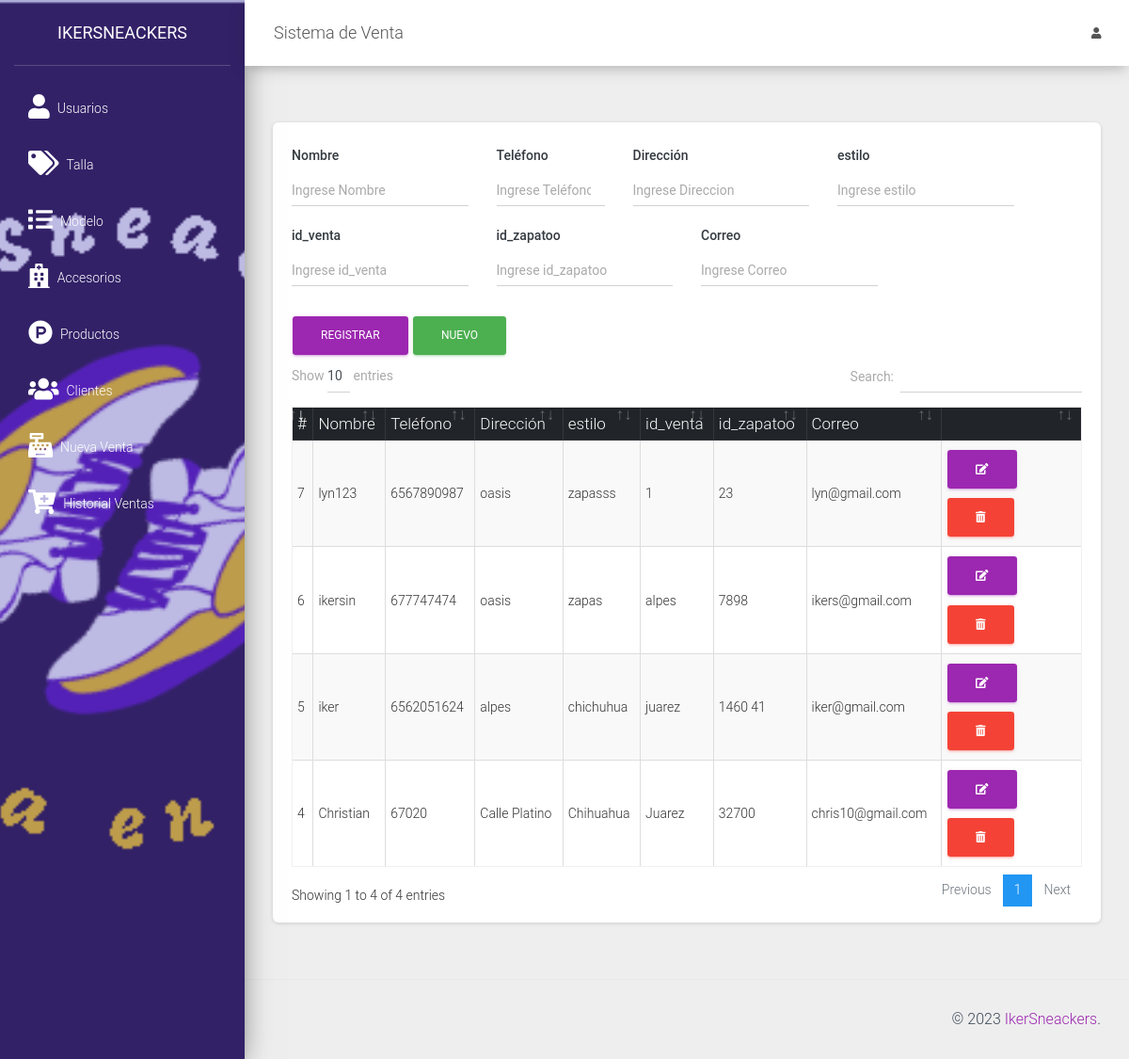
The page /src/clientes.php (signed in) on the database its author committed.
### tables this page shows
CREATE TABLE `cliente` (
  `idcliente` int(11) NOT NULL,
  `nombre` varchar(100) NOT NULL,
  `telefono` varchar(15) NOT NULL,
  `direccion` varchar(200) NOT NULL,
  `estilo` varchar(50) NOT NULL,
  `id_venta` varchar(50) NOT NULL,
  `id_zapatoo` varchar(50) NOT NULL,
  `correo` varchar(50) NOT NULL
);

### src/clientes.php (the view, shortened to what this page needs)
<?php
include_once "includes/header.php";
?>
<div class="card">
    <div class="card-body">
        <div class="row">
            <div class="col-md-12">
                <form action="" method="post" autocomplete="off" id="formulario">
                    <div class="row">
                        <div class="col-md-3">
                            <div class="form-group">
                                <label for="nombre" class="text-dark font-weight-bold">Nombre</label>
                                <input type="text" placeholder="Ingrese Nombre" name="nombre" id="nombre" class="form-control">
                            </div>
                        </div>
                        <div class="col-md-2">
                            <div class="form-group">
                                <label for="telefono" class="text-dark font-weight-bold">Teléfono</label>
                                <input type="number" placeholder="Ingrese Teléfono" name="telefono" id="telefono" class="form-control">
                            </div>
                        </div>
                        <div class="col-md-3">
                            <div class="form-group">
                                <label for="direccion" class="text-dark font-weight-bold">Dirección</label>
                                <input type="text" placeholder="Ingrese Direccion" name="direccion" id="direccion" class="form-control">
                            </div>
                        </div>
                        <div class="col-md-3">
                            <div class="form-group">
                                <label for="estilo" class="text-dark font-weight-bold">estilo</label>
                                <input type="text" placeholder="Ingrese estilo" name="estilo" id="estilo" class="form-control">
                            </div>
                        </div>
                        <div class="col-md-3">
                            <div class="form-group">
                                <label for="id_venta" class="text-dark font-weight-bold">id_venta</label>
                                <input type="text" placeholder="Ingrese id_venta" name="id_venta" id="id_venta" class="form-control">
                            </div>
                        </div>
                        <div class="col-md-3">
                            <div class="form-group">
                                <label for="id_zapatoo" class="text-dark font-weight-bold">id_zapatoo</label>
                                <input type="text" placeholder="Ingrese id_zapatoo" name="id_zapatoo" id="id_zapatoo" class="form-control">
                            </div>
                        </div>
                        <div class="col-md-3">
                            <div class="form-group">
                                <label for="correo" class="text-dark font-weight-bold">Correo</label>
                                <input type="email" placeholder="Ingrese Correo" name="correo" id="correo" class="form-control">
                            </div>
                        </div>
                        <div class="col-md-4 mt-3">
                            <input type="submit" value="Registrar" class="btn btn-primary" id="btnAccion">
                            <input type="button" value="Nuevo" class="btn btn-success" id="btnNuevo" onclick="limpiar()">
                        </div>
                    </div>
                </form>
            </div>
            <div class="col-md-12">
                <div class="table-responsive">
                    <table class="table table-striped table-bordered" id="tbl">
                        <thead class="thead-dark">
                            <tr>
                                <th>#</th>
                                <th>Nombre</th>
                                <th>Teléfono</th>
                                <th>Dirección</th>
                                <th>estilo</th>
                                <th>id_venta</th>
                                <th>id_zapatoo</th>
                                <th>Correo</th>
                                <th></th>
                            </tr>
                        </thead>
                        <tbody>
                            <?php
                            include "../conexion.php";
                            $query = mysqli_query($conexion, "SELECT * FROM cliente");
                            $result = mysqli_num_rows($query);
                            if ($result > 0) {
                                while ($data = mysqli_fetch_assoc($query)) { ?>
                                    <tr>
                                        <td><?php echo $data['idcliente']; ?></td>
                                        <td><?php echo $data['nombre']; ?></td>
                                        <td><?php echo $data['telefono']; ?></td>
                                        <td><?php echo $data['direccion']; ?></td>
                                        <td><?php echo $data['estilo']; ?></td>
                                        <td><?php echo $data['id_venta']; ?></td>
                                        <td><?php echo $data['id_zapatoo']; ?></td>
                                        <td><?php echo $data['correo']; ?></td>
                                        <td>
                                            <a href="#" onclick="editarCliente(<?php echo $data['idcliente']; ?>)" class="btn btn-primary"><i class='fas fa-edit'></i></a>
                                            <form action="eliminar_cliente.php?id=<?php echo $data['idcliente']; ?>" method="post" class="confirmar d-inline">
                                                <button class="btn btn-danger" type="submit"><i class='fas fa-trash-alt'></i> </button>
                                            </form>
                                        </td>
                                    </tr>
                            <?php }
                            } ?>
                        </tbody>
                    </table>
                </div>
            </div>
        </div>
    </div>
</div>
<?php include_once "includes/footer.php"; ?>

### src/includes/header.php (shortened to what this page needs)
<!DOCTYPE html>
<html lang="en">
<head>
    <link href="../assets/css/material-dashboard.css" rel="stylesheet" />
    <link href="../assets/css/dataTables.bootstrap4.min.css" rel="stylesheet" />
    <link rel="stylesheet" href="../assets/js/jquery-ui/jquery-ui.min.css">
</head>
<body>
    <div class="wrapper ">
        <div class="sidebar" data-color="purple" data-background-color="blue" data-image="../assets/img/logozapa.png">
            <div class="logo bg-alert"><a href="./" class="simple-text logo-normal">
            IkerSneackers
                </a></div>
            <div class="sidebar-wrapper">
                <ul class="nav">
                    <li class="nav-item">
                        <a class="nav-link d-flex" href="usuarios.php">
                            <i class="fas fa-user mr-2 fa-2x"></i>
                            <p> Usuarios</p>
                        </a>
                    </li>
                    <li class="nav-item">
                        <a class="nav-link d-flex" href="categoria.php">
                            <i class=" fas fa-tags mr-2 fa-2x"></i>
                            <p>talla</p>
                        </a>
                    </li>
                    <li class="nav-item">
                        <a class="nav-link d-flex" href="modelo.php">
                            <i class=" fas fa-list mr-2 fa-2x"></i>
                            <p>Modelo</p>
                        </a>
                    </li>
                    <li class="nav-item">
                        <a class="nav-link d-flex" href="accesorios.php">
                            <i class=" fas fa-hospital mr-2 fa-2x"></i>
                            <p>Accesorios</p>
                        </a>
                    </li>
                    <li class="nav-item">
                        <a class="nav-link d-flex" href="productos.php">
                            <i class="fab fa-product-hunt mr-2 fa-2x"></i>
                            <p> Productos</p>
                        </a>
                    </li>
                    <li class="nav-item">
                        <a class="nav-link d-flex" href="clientes.php">
                            <i class=" fas fa-users mr-2 fa-2x"></i>
                            <p> Clientes</p>
                        </a>
                    </li>
                    <li class="nav-item">
                        <a class="nav-link d-flex" href="ventas.php">
                            <i class="fas fa-cash-register mr-2 fa-2x"></i>
                            <p> Nueva Venta</p>
                        </a>
                    </li>
                    <li class="nav-item">
                        <a class="nav-link d-flex" href="lista_ventas.php">
                            <i class="fas fa-cart-plus mr-2 fa-2x"></i>
                            <p> Historial Ventas</p>
                        </a>
                    </li>
                </ul>
            </div>
        </div>
        <div class="main-panel">
            <nav class="navbar navbar-expand-lg navbar-absolute fixed-top">
                <div class="container-fluid">
                    <div class="navbar-wrapper">
                        <a class="navbar-brand" href="javascript:;">Sistema de Venta</a>
                    </div>
                    <div class="collapse navbar-collapse justify-content-end">
                        <ul class="navbar-nav">
                            <li class="nav-item dropdown">
                                <a class="nav-link" href="javascript:;" id="navbarDropdownProfile" data-toggle="dropdown" aria-haspopup="true" aria-expanded="false">
                                    <i class="fas fa-user"></i>
                                </a>
                            </li>
                        </ul>
                    </div>
                </div>
            </nav>
            <div class="content bg">
                <div class="container-fluid">

### src/includes/footer.php (shortened to what this page needs)
</div>
</div>
<footer class="footer">
    <div class="container-fluid">
        <div class="copyright float-right">
            &copy;
            <a href="#" target="_blank">IkerSneackers</a>.
        </div>
    </div>
</footer>
</div>
</div>
</body>
</html>

### rows shown on the page
cliente: idcliente "4", nombre "Christian", telefono "67020", direccion "Calle Platino", estilo "Chihuahua", id_venta "Juarez", id_zapatoo "32700", correo "chris10@gmail.com"
cliente: idcliente "5", nombre "iker", telefono "6562051624", direccion "alpes", estilo "chichuhua", id_venta "juarez", id_zapatoo "1460 41", correo "iker@gmail.com"
cliente: idcliente "6", nombre "ikersin", telefono "677747474", direccion "oasis", estilo "zapas", id_venta "alpes", id_zapatoo "7898", correo "ikers@gmail.com"
cliente: idcliente "7", nombre "lyn123", telefono "6567890987", direccion "oasis", estilo "zapasss", id_venta "1", id_zapatoo "23", correo "lyn@gmail.com"
